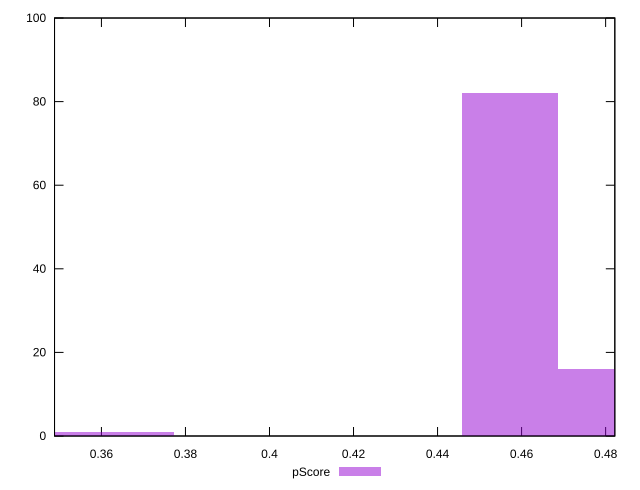

The script that saved this image:
reset

$pScore <<EOF
0.3657650239686281 1
0.34290470997058886 1
0.48006659395882434 16
0.4572062799607851 82
EOF

set key outside below
set boxwidth 0.022860313998039256
set xrange [0.3488416259196829:0.4821873832586161]
set yrange [0:100]
set trange [0:100]
set style fill transparent solid 0.5 noborder
set terminal svg size 640, 490 enhanced background rgb 'white'
set output "reports/report_00032_2021-02-25T10-28-15.087Z/first-cpu-idle/samples/astro/pScore/histogram.svg"

plot $pScore title "pScore" with boxes

reset
